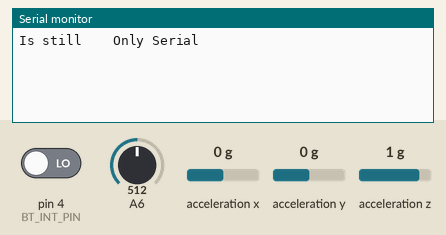
Simulated run of this sketch. Board: Arduino Nano, built with avr-gcc and run on an emulated ATmega328P. Shown: the last lines printed to the serial monitor. Wiring (inferred from the names in the program): MPU-6050 motion sensor at I2C address 0x68. The inputs (shaded band) are chosen by the test bench; at power-on: acceleration x 0 g, pin 4 (BT_INT_PIN) LOW, A6 = 512, acceleration y 0 g, acceleration z 1 g.

Above: at 1.2 s.
1.3 s: acceleration x set to -1.4 g
At 2.2 s:
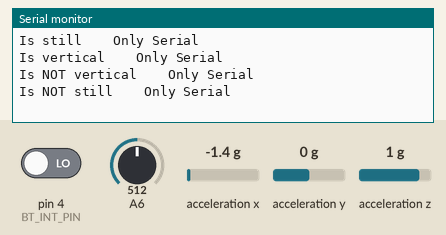
2.9 s: pin 4 (BT_INT_PIN) driven HIGH
At 11.2 s:
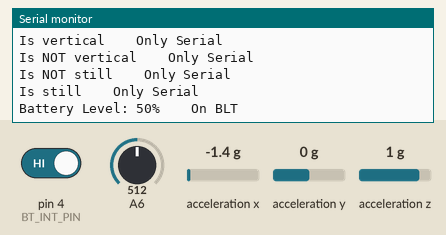
11.5 s: acceleration x set to -0.8 g
At 12.9 s:
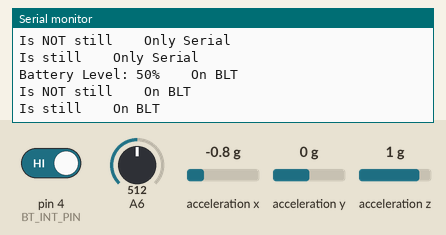
13.9 s: pin 4 (BT_INT_PIN) driven LOW
At 20.5 s:
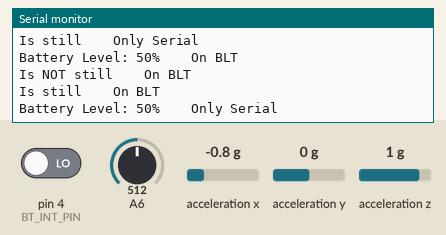

The sketch:

Complete_Board_Test.ino
```cpp
/*  -  Hyperparameter  -  */

// GY-521
#define GY_FILTER_DIM 10
#define GY_MEANS_STORE_DIM 10
#define GY_READING_PERIOD 1
#define GY_SAVE_PERIOD 100
#define GY_UPDATE_FLAG_PERIOD 200
#define GY_G_FORCE_VALUE 17000
#define GY_G_FORCE_SLACK 1000
#define GY_ZERO_SLACK 2000
#define GY_MARGIN_DIST 150

// Battery Module
#define B_BUFFER_DIM 10
#define B_READ_PERIOD 1000
#define B_ENERGY_THRESHOLD 0.50


/*  -  Library include and global variable and functions  -  */

// Bluetooth
#include <SoftwareSerial.h>
#define BT_INT_PIN 4             // PIN for state.
SoftwareSerial Bluetooth(2, 3);  // TX, RX (of HC-05).

void blt_print(String in){
  Serial.print(in);
  if (digitalRead(BT_INT_PIN) == HIGH) {
    Serial.println("\t\tOn BLT");
    Bluetooth.println(in);
  }
  else{
    Serial.println("\t\tOnly Serial");
  }
}

// GY-521, Accellerometer.
#include <Wire.h>
#include <math.h>
#define MPU_ADDR 0x68

unsigned long start_time_read;
unsigned long start_time_save;
unsigned long start_time_update;
int16_t values_X[GY_FILTER_DIM];
int16_t values_Y[GY_FILTER_DIM];
int16_t values_Z[GY_FILTER_DIM];
int index_values;
int16_t means_X[GY_MEANS_STORE_DIM];
int16_t means_Y[GY_MEANS_STORE_DIM];
int16_t means_Z[GY_MEANS_STORE_DIM];
int index_means;
bool is_still;
bool is_vertical;

int16_t max_distance(int16_t in[], size_t dim) {
  int16_t min = in[0];
  int16_t max = in[0];
  for (size_t i = 0; i < dim; i++) {
    if (in[i] > max) { max = in[i]; }
    if (in[i] < min) { min = in[i]; }
  }
  return max - min;
}
int16_t mean(int16_t in[], size_t dim) {
  double ret = 0;
  for (size_t i = 0; i < dim; i++) {
    ret += (double)in[i];
  }
  return (int16_t)(ret / dim);
}

// Battery Module
#define sensivity (4.2 / 1023.0)
#define maxVoltage 4.2

int16_t battery_buffer[B_BUFFER_DIM];
size_t battery_buffer_index;
unsigned long b_start_time;
bool is_power_saving;


void setup() {
  // Serial [DEBUG]
  Serial.begin(9600);

  // Bluetooth
  Bluetooth.begin(9600);
  pinMode(BT_INT_PIN, INPUT);

  // GY-521
  Wire.begin();
  Wire.beginTransmission(MPU_ADDR);
  Wire.write(0x6B);  // PWR_MGMT_1 register
  Wire.write(0);     // set to zero (wakes up the MPU-6050)
  Wire.endTransmission(true);
  start_time_read = millis();
  start_time_save = millis();
  start_time_update = millis();
  index_values = 0;
  index_means = 0;

  for (size_t i = 0; i < GY_FILTER_DIM; i++) {
    values_X[i] = 0;
    values_Y[i] = 0;
    values_Z[i] = 0;
  }
  for (size_t i = 0; i < GY_MEANS_STORE_DIM; i++) {
    means_X[i] = 0;
    means_Y[i] = 0;
    means_Z[i] = 0;
  }

  is_still = false;
  is_vertical = false;

  // Battery Module
  battery_buffer_index = 0;
  b_start_time = millis();
  is_power_saving = false;

  for (int i = 0; i < B_BUFFER_DIM; i++) {
    battery_buffer[B_BUFFER_DIM] = 0;
  }
}

void loop() {
  // Index Update.
  if (index_values >= GY_FILTER_DIM) {
    index_values = 0;
  }
  if (index_means >= GY_FILTER_DIM) {
    index_means = 0;
  }
  if (battery_buffer_index >= B_BUFFER_DIM) {
    int16_t value = mean(battery_buffer, B_BUFFER_DIM);
    if (value <= B_ENERGY_THRESHOLD) {
      is_power_saving = true;
    } else {
      is_power_saving = false;
    }
    battery_buffer_index = 0;
    String out = "Battery Level: " + String(value) + "%";
    blt_print(out);
  }

  // Read value from the MPU.
  if (GY_READING_PERIOD <= millis() - start_time_read) {
    Wire.beginTransmission(MPU_ADDR);
    Wire.write(0x3B);  // starting with register 0x3B (ACCEL_XOUT_H)
    Wire.endTransmission(false);
    Wire.requestFrom(MPU_ADDR, 6, true);                      // request a total of 6 registers
    values_X[index_values] = Wire.read() << 8 | Wire.read();  // 0x3B (ACCEL_XOUT_H) & 0x3C (ACCEL_XOUT_L)
    values_Y[index_values] = Wire.read() << 8 | Wire.read();  // 0x3D (ACCEL_YOUT_H) & 0x3E (ACCEL_YOUT_L)
    values_Z[index_values] = Wire.read() << 8 | Wire.read();  // 0x3F (ACCEL_ZOUT_H) & 0x40 (ACCEL_ZOUT_L)

    index_values++;
    start_time_read = millis();
  }

  // Save data read from the MPU.
  if (GY_SAVE_PERIOD <= millis() - start_time_save) {
    means_X[index_means] = mean(values_X, GY_FILTER_DIM);
    means_Y[index_means] = mean(values_Y, GY_FILTER_DIM);
    means_Z[index_means] = mean(values_Z, GY_FILTER_DIM);

    /*  Debug
    Serial.print(means_X[index_means]); Serial.print(",");
    Serial.print(means_Y[index_means]); Serial.print(",");
    Serial.print(means_Z[index_means]); Serial.print(",");
    Serial.print(is_still); Serial.print(",");
    Serial.println(is_vertical); */

    index_means++;
    start_time_save = millis();
  }

  // Update "is_vertical" and "is_still" flag.
  if (GY_UPDATE_FLAG_PERIOD <= millis() - start_time_update) {
    int16_t mean_X = mean(means_X, GY_MEANS_STORE_DIM);
    int16_t mean_Y = mean(means_Y, GY_MEANS_STORE_DIM);
    int16_t mean_Z = mean(means_Z, GY_MEANS_STORE_DIM);

    // Check if it's verical.
    if (
      ((mean_X >= -GY_ZERO_SLACK) && (mean_X <= GY_ZERO_SLACK)) && ((mean_Y >= -GY_ZERO_SLACK) && (mean_Y <= GY_ZERO_SLACK)) && ((mean_Z >= GY_G_FORCE_VALUE - GY_G_FORCE_SLACK) && (mean_Z <= GY_G_FORCE_VALUE + GY_G_FORCE_SLACK))) {
      // Print if changed.
      if (is_vertical == false) {
        blt_print("Is vertical");
      }
      is_vertical = true;
    } else {
      if (is_vertical == true) {
        blt_print("Is NOT vertical");
      }
      is_vertical = false;
    }

    // check if it's still.
    int16_t dist_X = max_distance(means_X, GY_MEANS_STORE_DIM);
    int16_t dist_Y = max_distance(means_X, GY_MEANS_STORE_DIM);
    int16_t dist_Z = max_distance(means_X, GY_MEANS_STORE_DIM);

    if (
      (dist_X <= GY_MARGIN_DIST) && (dist_Y <= GY_MARGIN_DIST) && (dist_Z <= GY_MARGIN_DIST)) {
      if (is_still == false) {
        //Serial.println("[GY-521]: Is still");
        blt_print("Is still");
      }
      is_still = true;
    } else {
      if (is_still == true) {
        //Serial.println("[GY-521]: Is NOT still");
        blt_print("Is NOT still");
      }
      is_still = false;
    }

    start_time_update = millis();
  }

  // Read battery value.
  if (millis() >= b_start_time + B_READ_PERIOD) {
    float sensorValue = analogRead(A6);                     // Raw value.
    sensorValue = sensorValue * sensivity;                  // Voltage.
    float percentage = (sensorValue / maxVoltage) * 100.0;  // Percentage.
    battery_buffer[battery_buffer_index] = (int16_t)percentage;
    battery_buffer_index++;
    b_start_time = millis();
  }
}
```

Measured:
- after the input at 1.3 s, the serial monitor: prints a new line after 0.11 s (image 1)
- after the input at 2.9 s, the serial monitor: prints a new line after 7.1 s (image 2)
- after the input at 11.5 s, the serial monitor: prints a new line after 0.14 s (image 3)
- after the input at 13.9 s, the serial monitor: prints a new line after 6.1 s (image 4)
